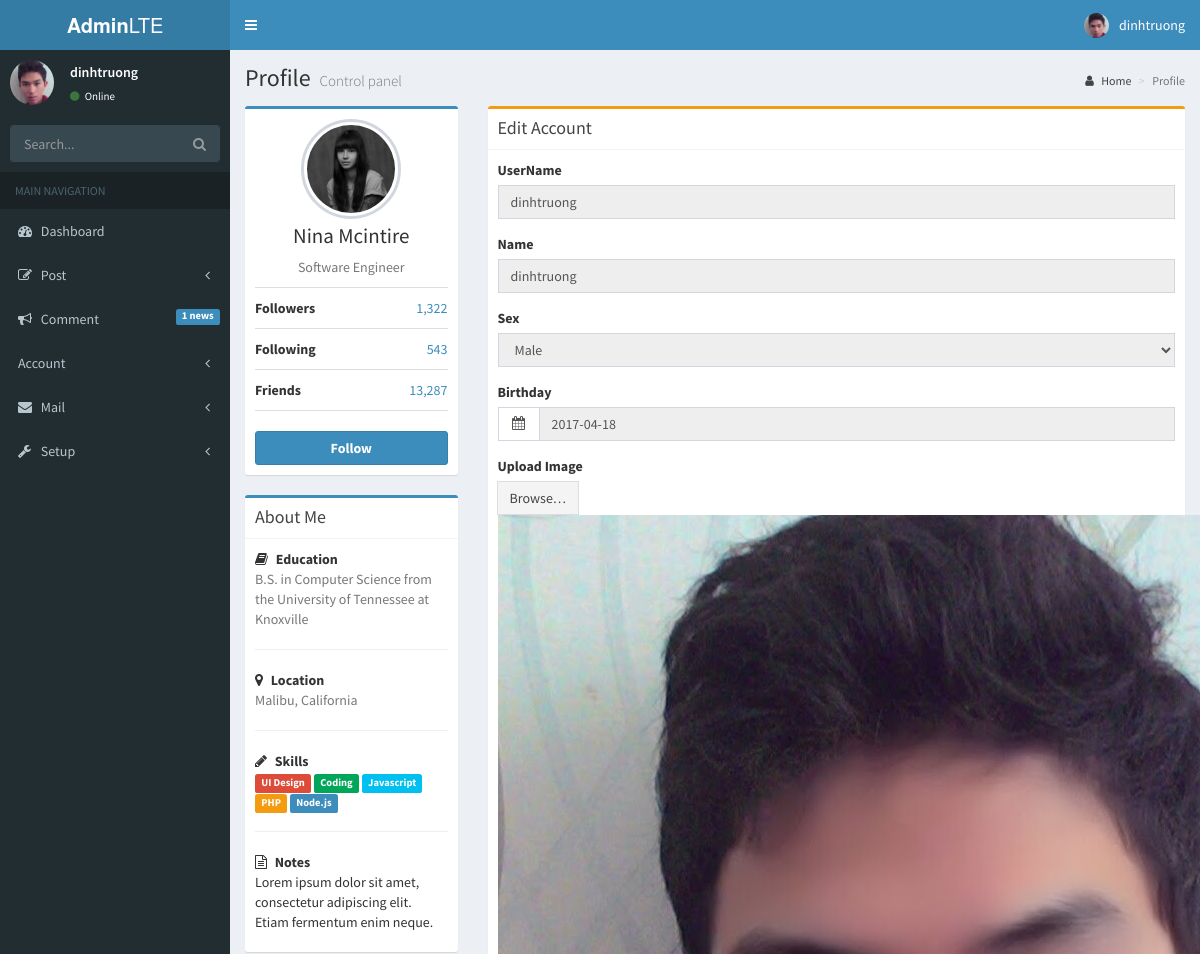
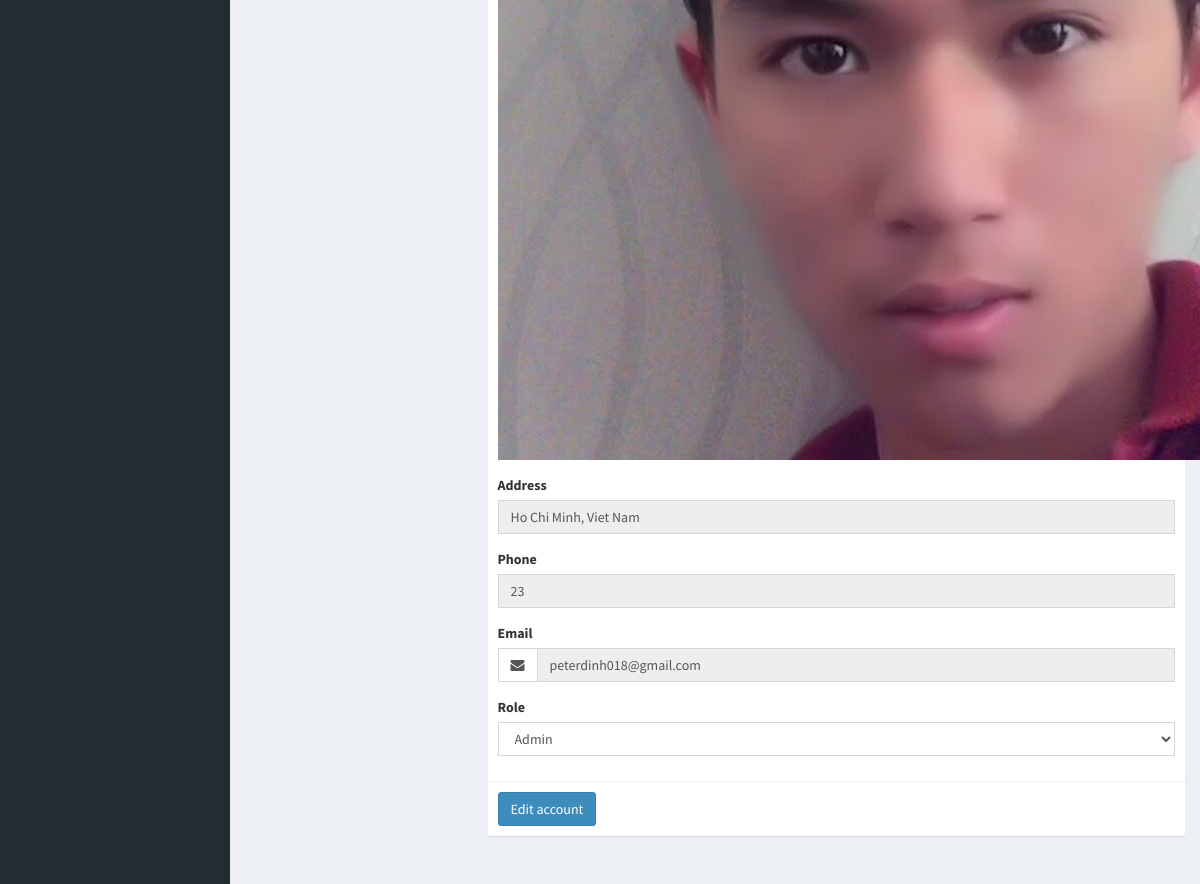
The page /basend/admin/index.php?menu=profile (signed in) on the database its author committed (2 pictures, top to bottom).
### tables this page shows
CREATE TABLE IF NOT EXISTS `account` (
  `id` int(11) NOT NULL,
  `username` varchar(50) NOT NULL,
  `password` varchar(50) NOT NULL,
  `name` varchar(100) NOT NULL,
  `sex` tinyint(1) NOT NULL,
  `address` varchar(100) NOT NULL,
  `phone` varchar(12) NOT NULL,
  `mail` varchar(100) NOT NULL,
  `date` date NOT NULL,
  `type_account` tinyint(1) NOT NULL,
  `date_register` date NOT NULL,
  `active` tinyint(1) NOT NULL,
  `key` varchar(50) NOT NULL,
  `online` tinyint(1) NOT NULL,
  `avatar` varchar(1000) NOT NULL,
  PRIMARY KEY (`id`),
  UNIQUE KEY `username` (`username`)
);

### basend/admin/controls/account_control.php (called while the page is built, shortened)
<?php
	require_once('models/account_model.php');
	class Account_Control
	{
		function Info_Account($id)
		{
			$model = new Account_Blog();
			return $model->Info_Account($id);
		}
	}
?>

### basend/admin/models/connect.php (called while the page is built, shortened)
<?php
	class Connect
	{
		function connect()
		{
			$this->mysqli = mysqli_connect("localhost","peterdinh018","","c9") or die("connect die");
			mysqli_set_charset ( $this->mysqli , "uft-8" );
			return $this->mysqli;
		}
	}
?>

### basend/admin/models/account_model.php (called while the page is built, shortened)
<?php
	require_once('connect.php');
	class Account_Blog
	{
		function Info_Account($id)
		{
			$mysqli = new Connect();
			$x = mysqli_query($mysqli->connect(),"select * from account where id='$id'");
			$array = $x->fetch_array();
			return $array;
		}
	}
?>

### basend/admin/controls/comment_control.php (called while the page is built, shortened)
<?php
	require_once('models/comment_model.php');
	class Comment_Control
	{
		function Count_Comment_New()
		{
			$model = new Comment_Blog();
			return $model->Count_Comment_New();
		}
	}
?>

### basend/admin/models/comment_model.php (called while the page is built, shortened)
<?php
	require_once('connect.php');
	class Comment_Blog
	{
		function Count_Comment_New()
		{
			$mysqli = new Connect();
			$x =  mysqli_query($mysqli->connect(), "select * from comment where see = 0");
			return mysqli_num_rows($x);
		}
	}
?>

### basend/admin/controls/title_control.php (called while the page is built, shortened)
<?php
	class Title_Blog
	{
		function Title()
		{
			if(isset($_GET['menu']))
			{
				$title = $_GET['menu'];
				switch($title)
				{
					case 'profile':
						return "Profile";
				}
			}
			else
				return "Dashboard";
		}
		function Icon_Title()
		{
			if(isset($_GET['menu']))
			{
				$title = $_GET['menu'];
				switch($title)
				{
					case 'profile':
						return "fa fa fa-user";
				}
			}
			else
				return "fa fa-dashboard";
		}
	}
?>

### basend/admin/views/blocks/profile.php (the view, shortened to what this page needs)
<?php
	require_once('controls/account_control.php');
	$account = new Account_Control();
	$info_account =  $account->Info_Account($_SESSION['id_user']);
	$row = $info_account;
?>
    <section class="content">
      <div class="row">
        <div class="col-md-3">
          <div class="box box-primary">
            <div class="box-body box-profile">
              <img class="profile-user-img img-responsive img-circle" src="dist/img/user4-128x128.jpg" alt="User profile picture">
              <h3 class="profile-username text-center">Nina Mcintire</h3>
              <p class="text-muted text-center">Software Engineer</p>
              <ul class="list-group list-group-unbordered">
                <li class="list-group-item">
                  <b>Followers</b> <a class="pull-right">1,322</a>
                </li>
                <li class="list-group-item">
                  <b>Following</b> <a class="pull-right">543</a>
                </li>
                <li class="list-group-item">
                  <b>Friends</b> <a class="pull-right">13,287</a>
                </li>
              </ul>
              <a href="#" class="btn btn-primary btn-block"><b>Follow</b></a>
            </div>
          </div>
          <div class="box box-primary">
            <div class="box-header with-border">
              <h3 class="box-title">About Me</h3>
            </div>
            <div class="box-body">
              <strong><i class="fa fa-book margin-r-5"></i> Education</strong>
              <p class="text-muted">
                B.S. in Computer Science from the University of Tennessee at Knoxville
              </p>
              <hr>
              <strong><i class="fa fa-map-marker margin-r-5"></i> Location</strong>
              <p class="text-muted">Malibu, California</p>
              <hr>
              <strong><i class="fa fa-pencil margin-r-5"></i> Skills</strong>
              <p>
                <span class="label label-danger">UI Design</span>
                <span class="label label-success">Coding</span>
                <span class="label label-info">Javascript</span>
                <span class="label label-warning">PHP</span>
                <span class="label label-primary">Node.js</span>
              </p>
              <hr>
              <strong><i class="fa fa-file-text-o margin-r-5"></i> Notes</strong>
              <p>Lorem ipsum dolor sit amet, consectetur adipiscing elit. Etiam fermentum enim neque.</p>
            </div>
          </div>
        </div>
        <form role="form" method="post" enctype="multipart/form-data">
			<div class="col-md-9">
				<div class="box box-warning">
					<div class="box-header with-border">
					  <h3 class="box-title">Edit Account</h3>
					</div>
					<div class="box-body">
						<div class="form-group">
						  <label for="pass">UserName</label>
						  <input type="text" name="user" value="<?php echo $row['username'] ?>" class="form-control" placeholder="Username ..." readonly>
						</div>
						<div class="form-group">
						  <label for="name">Name</label>
						  <input type="text" name="name" value="<?php echo $row['name'] ?>" class="form-control" placeholder="Name ..." readonly >
						</div>
						<div class="form-group">
						  <label for="name">Sex</label>
						  <select class="form-control" name="sex" readonly>
							<option value="1" <?php if($row['sex'] == 1) echo "selected"; ?> >Male</option>
						  </select>
						</div>
						<div class="form-group">
							<label>Birthday</label>
							<div class="input-group date">
							  <div class="input-group-addon">
								<i class="fa fa-calendar"></i>
							  </div>
							  <input type="text" value="<?php echo $row['date'] ?>" name="date" class="form-control pull-right" id="datepicker1" readonly>
							</div>
						</div>
						<div class="form-group">
							<form method="post">
								<label>Upload Image</label>
								<div class="input-group">
									<span class="input-group-btn">
										<span class="btn btn-default btn-file">
											Browse… <input type="file" name="file" readonly >
										</span>
									</span>
								</div>
								<img src="<?php echo $row['avatar'] ?>" id='preview'/>
							</form>
						</div>
						<div class="form-group">
						  <label for="name">Address</label>
						  <input type="text" value="<?php echo $row['address'] ?>" name="address" class="form-control" placeholder="Address ..." readonly>
						</div>
						<div class="form-group">
						  <label for="name">Phone</label>
						  <input type="text" value="<?php echo $row['phone'] ?>" name="phone" class="form-control" placeholder="Phone ..." readonly>
						</div>
						<div class="form-group">
							<label>Email</label>
							<div class="input-group">
								<span class="input-group-addon"><i class="fa fa-envelope"></i></span>
								<input type="email" name="mail" value="<?php echo $row['mail'] ?>" class="form-control" placeholder="Email" readonly>
							</div>
						</div>
						<div class="form-group">
						  <label>Role</label>
						  <select class="form-control" name="role">
							<option value="1" <?php if($row['type_account'] == 1) echo "selected"; ?>  >Admin</option>
						  </select>
						</div>
					</div>
					<div class="box-footer">
					  <button type="submit" name="edit_account" class="btn btn-primary">Edit account</button>
					</div>
				</div>
			</div>
		</form>
      </div>
    </section>

### basend/admin/index.php (shortened to what this page needs)
<!DOCTYPE html>
<html>
<head>
  <link rel="stylesheet" href="bootstrap/css/bootstrap.min.css">
  <link rel="stylesheet" href="https://cdnjs.cloudflare.com/ajax/libs/font-awesome/4.5.0/css/font-awesome.min.css">
  <link rel="stylesheet" href="https://cdnjs.cloudflare.com/ajax/libs/ionicons/2.0.1/css/ionicons.min.css">
  <link rel="stylesheet" href="dist/css/AdminLTE.min.css">
  <link rel="stylesheet" href="dist/css/skins/_all-skins.min.css">
  <link rel="stylesheet" href="plugins/iCheck/flat/blue.css">
  <link rel="stylesheet" href="plugins/morris/morris.css">
  <link rel="stylesheet" href="plugins/jvectormap/jquery-jvectormap-1.2.2.css">
  <link rel="stylesheet" href="plugins/datepicker/datepicker3.css">
  <link rel="stylesheet" href="plugins/daterangepicker/daterangepicker.css">
  <link rel="stylesheet" href="plugins/bootstrap-wysihtml5/bootstrap3-wysihtml5.min.css">
  <link rel="stylesheet" href="plugins/datepicker/datepicker3.css">
</head>
<body class="hold-transition skin-blue sidebar-mini">
  <div class="wrapper">
  <?php
    include 'views/header.php';
    include 'views/menu.php';
    include 'views/content.php';
  ?>
  </div>
</body>
</html>

### basend/admin/views/header.php (shortened to what this page needs)
<?php
	require_once('controls/account_control.php');
	$account = new Account_Control();
	$info = $account->Info_Account($_SESSION["id_user"]);
?>
 <header class="main-header">
  <a href="#" class="logo">
    <span class="logo-lg"><b>Admin</b>LTE</span>
  </a>
  <nav class="navbar navbar-static-top">
    <a href="#" class="sidebar-toggle" data-toggle="offcanvas" role="button">
    </a>
    <div class="navbar-custom-menu">
      <ul class="nav navbar-nav">
        <li class="dropdown user user-menu">
          <a href="#" class="dropdown-toggle" data-toggle="dropdown">
            <img src="<?php echo $info['avatar'] ?>" class="user-image" alt="User Image">
            <span class="hidden-xs"><?php echo $info['name'] ?></span>
          </a>
        </li>
      </ul>
    </div>
  </nav>
</header>

### basend/admin/views/menu.php (shortened to what this page needs)
<?php
	require_once('controls/account_control.php');
	require_once('controls/comment_control.php');
	$comment = new Comment_Control();
	$account = new Account_Control();
	$info = $account->Info_Account($_SESSION["id_user"]);
?>
 <aside class="main-sidebar">
  <section class="sidebar">
    <div class="user-panel">
      <div class="pull-left image">
        <img src="<?php echo $info['avatar'] ?>" class="img-circle" style="height: 45px;" alt="User Image">
      </div>
      <div class="pull-left info">
        <p><?php echo $info['name'] ?></p>
        <a href="#"><i class="fa fa-circle text-success"></i> Online</a>
      </div>
    </div>
    <form action="#" method="get" class="sidebar-form">
      <div class="input-group">
        <input type="text" name="q" class="form-control" placeholder="Search...">
            <span class="input-group-btn">
              <button type="submit" name="search" id="search-btn" class="btn btn-flat"><i class="fa fa-search"></i>
              </button>
            </span>
      </div>
    </form>
    <ul class="sidebar-menu">
      <li class="header">MAIN NAVIGATION</li>
      <li><a href="index.php?menu=home"><i class="fa fa-dashboard"></i> <span>Dashboard</span></a></li>
      <li class="treeview">
        <a href="#">
          <i class="fa fa-edit"></i> <span>Post</span>
          <span class="pull-right-container">
            <i class="fa fa-angle-left pull-right"></i>
          </span>
        </a>
      </li>
      <li><a href="index.php?menu=comment"><i class="fa fa-bullhorn"></i> <span>Comment</span><?php if($comment->Count_Comment_New() > 0){ $x = $comment->Count_Comment_New(); echo "<span class=\"label label-primary pull-right\">$x news</span>";} ?></a></li>
      <li class="treeview">
        <a href="#">
          <i class="ion ion-person-add"></i> <span>Account</span>
          <span class="pull-right-container">
            <i class="fa fa-angle-left pull-right"></i>
          </span>
        </a>
      </li>
      <li class="treeview">
        <a href="#">
          <i class="fa fa-envelope"></i>
          <span>Mail</span>
          <span class="pull-right-container">
            <i class="fa fa-angle-left pull-right"></i>
          </span>
        </a>
      </li>
      <li class="treeview">
        <a href="#">
          <i class="fa fa-wrench"></i>
          <span>Setup</span>
          <span class="pull-right-container">
            <i class="fa fa-angle-left pull-right"></i>
          </span>
        </a>
      </li>
    </ul>
  </section>
</aside>

### basend/admin/views/content.php
<div class="content-wrapper">
	<?php include("views/blocks/title.php") ?>
	<?php
		require_once('controls/menu_control.php');
		$menu = new Menu_Blog();
		$menu->set_Menu_Content();
	?>
</div>

### basend/admin/views/blocks/title.php
<?php
	require_once('controls/title_control.php');
	$title = new Title_Blog();
?>
<section class="content-header">
      <h1>
        <?php echo $title->Title(); ?>
        <small>Control panel</small>
      </h1>
      <ol class="breadcrumb">
        <li><a href="index.php"><i class="<?php echo $title->Icon_Title(); ?>"></i> Home</a></li>
        <li class="active"><?php  echo $title->Title(); ?></li>
      </ol>
</section>

### basend/admin/controls/menu_control.php (shortened to what this page needs)
<?php
	class Menu_Blog
	{
		public function set_Menu_Content()
		{
			if(isset($_GET['menu']))
			{
				$select = $_GET['menu'];
				switch($select)
				{
					case 'profile':
						include("views/blocks/profile.php");
						break;
				}
			}
			else
				include("views/blocks/dashboard.php");
		}
	}
?>

### rows shown on the page
account: avatar (placeholder picture), name "dinhtruong", user "dinhtruong", sex "Male", date "2017-04-18", address "Ho Chi Minh, Viet Nam", phone "23", mail "peterdinh018@gmail.com", role "Admin"

### other values the page prints
$x "1"
$title->Title() "Profile"
